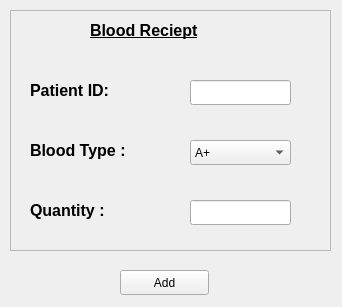
<?xml version="1.0" encoding="UTF-8"?>
<ui version="4.0">
 <class>bloodReciept</class>
 <widget class="QWidget" name="bloodReciept">
  <property name="windowModality">
   <enum>Qt::ApplicationModal</enum>
  </property>
  <property name="geometry">
   <rect>
    <x>0</x>
    <y>0</y>
    <width>342</width>
    <height>307</height>
   </rect>
  </property>
  <property name="windowTitle">
   <string>Blood Entry</string>
  </property>
  <widget class="QFrame" name="frame">
   <property name="geometry">
    <rect>
     <x>10</x>
     <y>10</y>
     <width>321</width>
     <height>241</height>
    </rect>
   </property>
   <property name="frameShape">
    <enum>QFrame::StyledPanel</enum>
   </property>
   <property name="frameShadow">
    <enum>QFrame::Raised</enum>
   </property>
   <widget class="QLabel" name="bloodBillingLabel">
    <property name="geometry">
     <rect>
      <x>80</x>
      <y>0</y>
      <width>161</width>
      <height>41</height>
     </rect>
    </property>
    <property name="styleSheet">
     <string notr="true">font-size:12pt;
font-weight: bold;</string>
    </property>
    <property name="text">
     <string>&lt;html&gt;&lt;head/&gt;&lt;body&gt;&lt;p&gt;&lt;span style=&quot; font-size:12pt; text-decoration: underline;&quot;&gt;Blood Reciept&lt;/span&gt;&lt;/p&gt;&lt;/body&gt;&lt;/html&gt;</string>
    </property>
   </widget>
   <widget class="QLabel" name="bloodTypeLabel">
    <property name="geometry">
     <rect>
      <x>20</x>
      <y>120</y>
      <width>151</width>
      <height>41</height>
     </rect>
    </property>
    <property name="styleSheet">
     <string notr="true">font-size:12pt;
font-weight: bold;</string>
    </property>
    <property name="text">
     <string>&lt;html&gt;&lt;head/&gt;&lt;body&gt;&lt;p&gt;Blood Type :&lt;/p&gt;&lt;/body&gt;&lt;/html&gt;</string>
    </property>
   </widget>
   <widget class="QLabel" name="quantityLabel">
    <property name="geometry">
     <rect>
      <x>20</x>
      <y>180</y>
      <width>151</width>
      <height>41</height>
     </rect>
    </property>
    <property name="styleSheet">
     <string notr="true">font-size:12pt;
font-weight: bold;</string>
    </property>
    <property name="text">
     <string>&lt;html&gt;&lt;head/&gt;&lt;body&gt;&lt;p&gt;Quantity :&lt;/p&gt;&lt;/body&gt;&lt;/html&gt;</string>
    </property>
   </widget>
   <widget class="QLineEdit" name="quantity">
    <property name="geometry">
     <rect>
      <x>180</x>
      <y>190</y>
      <width>101</width>
      <height>25</height>
     </rect>
    </property>
   </widget>
   <widget class="QComboBox" name="bloodTypeComboBox">
    <property name="geometry">
     <rect>
      <x>180</x>
      <y>130</y>
      <width>101</width>
      <height>25</height>
     </rect>
    </property>
    <item>
     <property name="text">
      <string>A+</string>
     </property>
    </item>
    <item>
     <property name="text">
      <string>A-</string>
     </property>
    </item>
    <item>
     <property name="text">
      <string>B+</string>
     </property>
    </item>
    <item>
     <property name="text">
      <string>B-</string>
     </property>
    </item>
    <item>
     <property name="text">
      <string>AB+</string>
     </property>
    </item>
    <item>
     <property name="text">
      <string>AB_</string>
     </property>
    </item>
    <item>
     <property name="text">
      <string>O+</string>
     </property>
    </item>
    <item>
     <property name="text">
      <string>O-</string>
     </property>
    </item>
   </widget>
   <widget class="QLabel" name="patientIDLabel">
    <property name="geometry">
     <rect>
      <x>20</x>
      <y>60</y>
      <width>151</width>
      <height>41</height>
     </rect>
    </property>
    <property name="styleSheet">
     <string notr="true">font-size:12pt;
font-weight: bold;</string>
    </property>
    <property name="text">
     <string>&lt;html&gt;&lt;head/&gt;&lt;body&gt;&lt;p&gt;Patient ID:&lt;/p&gt;&lt;/body&gt;&lt;/html&gt;</string>
    </property>
   </widget>
   <widget class="QLineEdit" name="patientID">
    <property name="geometry">
     <rect>
      <x>180</x>
      <y>70</y>
      <width>101</width>
      <height>25</height>
     </rect>
    </property>
   </widget>
  </widget>
  <widget class="QPushButton" name="addButton">
   <property name="geometry">
    <rect>
     <x>120</x>
     <y>270</y>
     <width>89</width>
     <height>25</height>
    </rect>
   </property>
   <property name="text">
    <string>Add</string>
   </property>
  </widget>
 </widget>
 <resources/>
 <connections/>
</ui>
